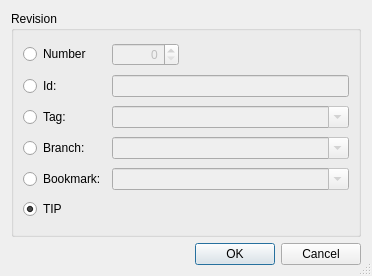
<?xml version="1.0" encoding="UTF-8"?>
<ui version="4.0">
 <class>HgRevisionSelectionDialog</class>
 <widget class="QDialog" name="HgRevisionSelectionDialog">
  <property name="geometry">
   <rect>
    <x>0</x>
    <y>0</y>
    <width>372</width>
    <height>276</height>
   </rect>
  </property>
  <property name="windowTitle">
   <string>Mercurial Revision</string>
  </property>
  <property name="sizeGripEnabled">
   <bool>true</bool>
  </property>
  <layout class="QVBoxLayout" name="verticalLayout">
   <item>
    <widget class="QGroupBox" name="groupBox">
     <property name="title">
      <string>Revision</string>
     </property>
     <layout class="QGridLayout" name="gridLayout">
      <item row="0" column="0">
       <widget class="QRadioButton" name="numberButton">
        <property name="toolTip">
         <string>Select to specify a revision by number</string>
        </property>
        <property name="text">
         <string>Number</string>
        </property>
       </widget>
      </item>
      <item row="0" column="1">
       <widget class="QSpinBox" name="numberSpinBox">
        <property name="enabled">
         <bool>false</bool>
        </property>
        <property name="toolTip">
         <string>Enter a revision number</string>
        </property>
        <property name="alignment">
         <set>Qt::AlignRight</set>
        </property>
        <property name="maximum">
         <number>999999999</number>
        </property>
       </widget>
      </item>
      <item row="0" column="2">
       <spacer name="spacer">
        <property name="orientation">
         <enum>Qt::Horizontal</enum>
        </property>
        <property name="sizeHint" stdset="0">
         <size>
          <width>158</width>
          <height>20</height>
         </size>
        </property>
       </spacer>
      </item>
      <item row="1" column="0">
       <widget class="QRadioButton" name="idButton">
        <property name="toolTip">
         <string>Select to specify a revision by changeset id</string>
        </property>
        <property name="text">
         <string>Id:</string>
        </property>
       </widget>
      </item>
      <item row="1" column="1" colspan="2">
       <widget class="QLineEdit" name="idEdit">
        <property name="enabled">
         <bool>false</bool>
        </property>
        <property name="toolTip">
         <string>Enter a changeset id</string>
        </property>
       </widget>
      </item>
      <item row="2" column="0">
       <widget class="QRadioButton" name="tagButton">
        <property name="toolTip">
         <string>Select to specify a revision by a tag</string>
        </property>
        <property name="text">
         <string>Tag:</string>
        </property>
       </widget>
      </item>
      <item row="2" column="1" colspan="2">
       <widget class="QComboBox" name="tagCombo">
        <property name="enabled">
         <bool>false</bool>
        </property>
        <property name="sizePolicy">
         <sizepolicy hsizetype="Expanding" vsizetype="Fixed">
          <horstretch>0</horstretch>
          <verstretch>0</verstretch>
         </sizepolicy>
        </property>
        <property name="toolTip">
         <string>Enter a tag name</string>
        </property>
        <property name="editable">
         <bool>true</bool>
        </property>
       </widget>
      </item>
      <item row="3" column="0">
       <widget class="QRadioButton" name="branchButton">
        <property name="toolTip">
         <string>Select to specify a revision by a branch</string>
        </property>
        <property name="text">
         <string>Branch:</string>
        </property>
       </widget>
      </item>
      <item row="3" column="1" colspan="2">
       <widget class="QComboBox" name="branchCombo">
        <property name="enabled">
         <bool>false</bool>
        </property>
        <property name="sizePolicy">
         <sizepolicy hsizetype="Expanding" vsizetype="Fixed">
          <horstretch>0</horstretch>
          <verstretch>0</verstretch>
         </sizepolicy>
        </property>
        <property name="toolTip">
         <string>Enter a branch name</string>
        </property>
        <property name="editable">
         <bool>true</bool>
        </property>
       </widget>
      </item>
      <item row="4" column="0">
       <widget class="QRadioButton" name="bookmarkButton">
        <property name="toolTip">
         <string>Select to specify a revision by a bookmark</string>
        </property>
        <property name="text">
         <string>Bookmark:</string>
        </property>
       </widget>
      </item>
      <item row="4" column="1" colspan="2">
       <widget class="QComboBox" name="bookmarkCombo">
        <property name="enabled">
         <bool>false</bool>
        </property>
        <property name="sizePolicy">
         <sizepolicy hsizetype="Expanding" vsizetype="Fixed">
          <horstretch>0</horstretch>
          <verstretch>0</verstretch>
         </sizepolicy>
        </property>
        <property name="toolTip">
         <string>Enter a bookmark name</string>
        </property>
        <property name="editable">
         <bool>true</bool>
        </property>
       </widget>
      </item>
      <item row="5" column="0" colspan="3">
       <widget class="QRadioButton" name="tipButton">
        <property name="toolTip">
         <string>Select tip revision of repository</string>
        </property>
        <property name="text">
         <string>TIP</string>
        </property>
        <property name="checked">
         <bool>true</bool>
        </property>
       </widget>
      </item>
     </layout>
    </widget>
   </item>
   <item>
    <widget class="QDialogButtonBox" name="buttonBox">
     <property name="orientation">
      <enum>Qt::Horizontal</enum>
     </property>
     <property name="standardButtons">
      <set>QDialogButtonBox::Cancel|QDialogButtonBox::Ok</set>
     </property>
    </widget>
   </item>
  </layout>
 </widget>
 <tabstops>
  <tabstop>numberButton</tabstop>
  <tabstop>numberSpinBox</tabstop>
  <tabstop>idButton</tabstop>
  <tabstop>idEdit</tabstop>
  <tabstop>tagButton</tabstop>
  <tabstop>tagCombo</tabstop>
  <tabstop>branchButton</tabstop>
  <tabstop>branchCombo</tabstop>
  <tabstop>bookmarkButton</tabstop>
  <tabstop>bookmarkCombo</tabstop>
  <tabstop>tipButton</tabstop>
  <tabstop>buttonBox</tabstop>
 </tabstops>
 <resources/>
 <connections>
  <connection>
   <sender>buttonBox</sender>
   <signal>accepted()</signal>
   <receiver>HgRevisionSelectionDialog</receiver>
   <slot>accept()</slot>
   <hints>
    <hint type="sourcelabel">
     <x>257</x>
     <y>215</y>
    </hint>
    <hint type="destinationlabel">
     <x>157</x>
     <y>223</y>
    </hint>
   </hints>
  </connection>
  <connection>
   <sender>buttonBox</sender>
   <signal>rejected()</signal>
   <receiver>HgRevisionSelectionDialog</receiver>
   <slot>reject()</slot>
   <hints>
    <hint type="sourcelabel">
     <x>325</x>
     <y>215</y>
    </hint>
    <hint type="destinationlabel">
     <x>286</x>
     <y>223</y>
    </hint>
   </hints>
  </connection>
  <connection>
   <sender>numberButton</sender>
   <signal>toggled(bool)</signal>
   <receiver>numberSpinBox</receiver>
   <slot>setEnabled(bool)</slot>
   <hints>
    <hint type="sourcelabel">
     <x>55</x>
     <y>44</y>
    </hint>
    <hint type="destinationlabel">
     <x>125</x>
     <y>42</y>
    </hint>
   </hints>
  </connection>
  <connection>
   <sender>idButton</sender>
   <signal>toggled(bool)</signal>
   <receiver>idEdit</receiver>
   <slot>setEnabled(bool)</slot>
   <hints>
    <hint type="sourcelabel">
     <x>41</x>
     <y>69</y>
    </hint>
    <hint type="destinationlabel">
     <x>121</x>
     <y>68</y>
    </hint>
   </hints>
  </connection>
  <connection>
   <sender>tagButton</sender>
   <signal>toggled(bool)</signal>
   <receiver>tagCombo</receiver>
   <slot>setEnabled(bool)</slot>
   <hints>
    <hint type="sourcelabel">
     <x>69</x>
     <y>94</y>
    </hint>
    <hint type="destinationlabel">
     <x>132</x>
     <y>98</y>
    </hint>
   </hints>
  </connection>
  <connection>
   <sender>branchButton</sender>
   <signal>toggled(bool)</signal>
   <receiver>branchCombo</receiver>
   <slot>setEnabled(bool)</slot>
   <hints>
    <hint type="sourcelabel">
     <x>60</x>
     <y>120</y>
    </hint>
    <hint type="destinationlabel">
     <x>117</x>
     <y>122</y>
    </hint>
   </hints>
  </connection>
  <connection>
   <sender>bookmarkButton</sender>
   <signal>toggled(bool)</signal>
   <receiver>bookmarkCombo</receiver>
   <slot>setEnabled(bool)</slot>
   <hints>
    <hint type="sourcelabel">
     <x>25</x>
     <y>146</y>
    </hint>
    <hint type="destinationlabel">
     <x>130</x>
     <y>149</y>
    </hint>
   </hints>
  </connection>
 </connections>
</ui>
